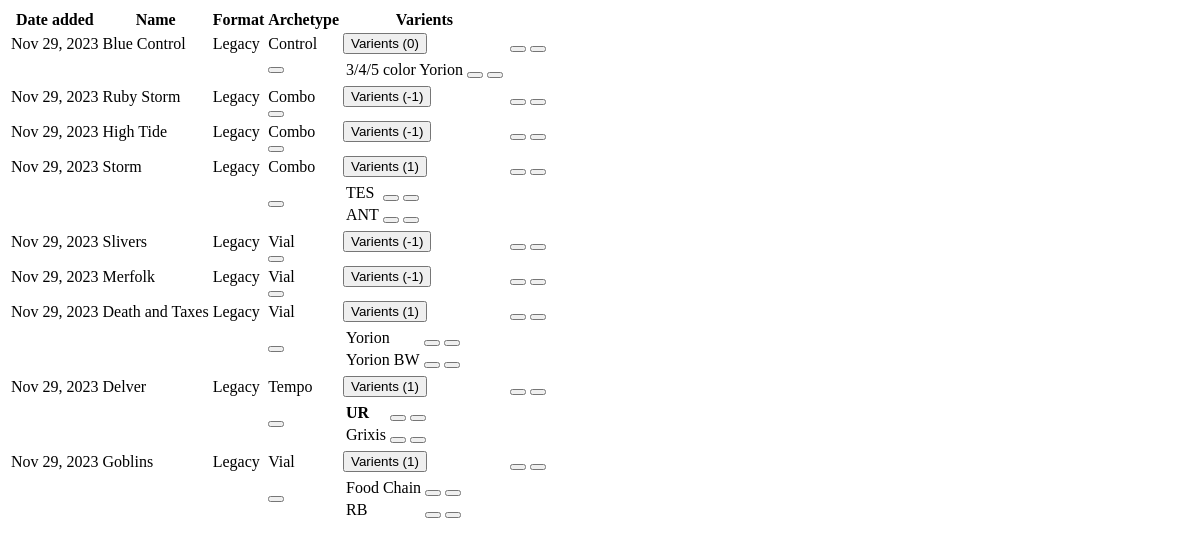
The app's page /decks_table, older data.
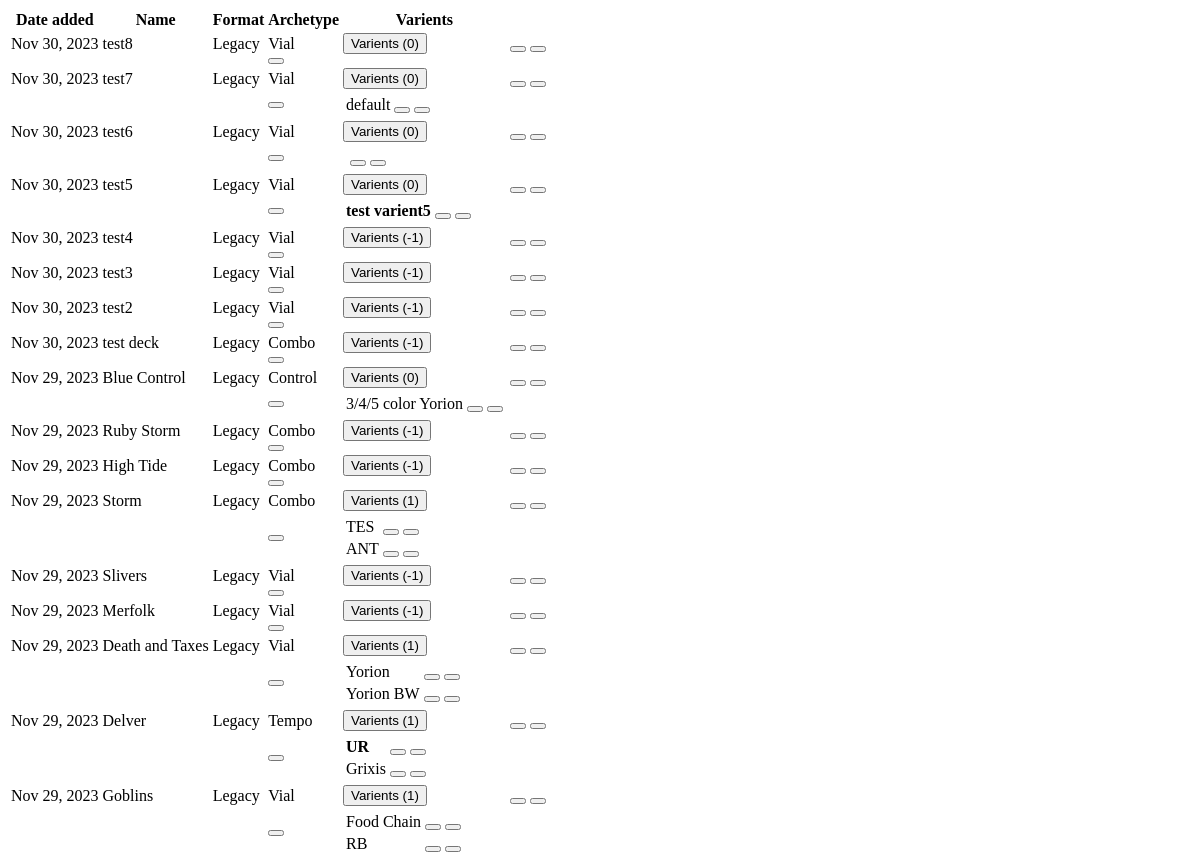
The same page, newer data.
### core/models.py (models this page shows, shortened)
class Deck(models.Model):
    name = models.CharField(verbose_name="deck name", max_length=25)
    mtgFormat = models.ForeignKey(MtgFormat, null=True, on_delete=models.CASCADE)
    archetype = models.ForeignKey(Archetype, null=True, on_delete=models.CASCADE)
    dateCreated = models.DateTimeField(default=timezone.now)

class MtgFormat(models.Model):
    name = models.CharField(max_length=200)
    def __str__(self):
        return self.name

class Archetype(models.Model):
    name = models.CharField(verbose_name="Archetype", max_length=40)
    mtgFormat = models.ForeignKey(MtgFormat, null=True, on_delete=models.CASCADE)
    def __str__(self):
        return str(self.name)

class Flavor(models.Model):
    name = models.CharField(max_length=30, default='none')
    deck = models.ForeignKey(Deck, null=True, on_delete=models.CASCADE, related_name="flavors")
    isdefault = models.BooleanField('default', default=False)

### core/views.py (the view)
# urls.py: path('decks_table', views.decks_table, name='decks_table'),
def decks_table(request):
    decks_list = Deck.objects.all().order_by('-dateCreated')
    context = {
        "decks": decks_list
    }
    return render(request, 'core/partials/decks/decks_table.html', context)

### core/templates/core/partials/decks/decks_table.html (shortened to what this page needs)
<table class="table table-hover">
    <thead>
        <th>Date added</th>
        <th>Name</th>
        <th>Format</th>
        <th>Archetype</th>
        <th>Varients</th>
        <th></th>
    </thead>
    <tbody>
        {% for deck in decks %}
            <tr>
                <td>{{ deck.dateCreated|date:"M d, Y" }}</td>
                <td>{{ deck.name }}</td>
                <td>{{ deck.mtgFormat }}</td>
                <td>{{ deck.archetype }}</td>
                <td>
                    <button class="btn btn-primary" type="button" data-bs-toggle="collapse" data-bs-target="#collapse{{deck.id}}">Varients ({{ deck.flavors.count|add:"-1" }})</button>
                </td>
                <td>
                    <button class='btn' hx-get="{% url 'edit_deck' deck.pk %}" hx-target="closest tr" hx-swap="outerHTML"></svg></button>
                    <button class='btn' hx-confirm='Are you Sure?' hx-target="closest tr" hx-swap="outerHTML swap:1s" hx-delete="{% url 'delete_deck' deck.pk %}"></button>
                </td>
            </tr>
            <tr class="collapse" id="collapse{{deck.id}}">
                <td></td>
                <td></td>
                <td></td>
                <td>
                    <button class='btn' hx-get="{% url 'add_varient' deck.pk %}" hx-target="next tbody" hx-swap="afterbegin">
                    </button>
                </td>
                <td>
                    <table class="table">
                        <tbody>
                            {% for flavor in deck.flavors.all %}
                                {% if flavor.name != "none" %}
                                    <tr>
                                        {% if flavor.isdefault %}
                                        <td>
                                            <strong>{{flavor.name}}</strong>
                                        </td>
                                        {% else %}
                                        <td>
                                                {{flavor.name}}
                                        </td>
                                        {% endif %}
                                        <td>
                                            <button class='btn' hx-get="{% url 'edit_flavor' flavor.pk %}" hx-target="closest tr" hx-swap="outerHTML"></button>
                                            <button class='btn' hx-confirm='Are you Sure?' hx-target="closest tr" hx-swap="outerHTML swap:1s" hx-delete="{% url 'delete_flavor' flavor.pk %}"></button>
                                        </td>
                                    </tr>
                                {% endif %}
                            {% endfor %}
                        </tbody>
                    </table>
                </td>
                <td></td>
            </tr>
        {% endfor %}
    </tbody>
</table>

Row changes from the older to the newer data that the page shows:
added Deck: dateCreated "Nov 30, 2023", name "test8", mtgFormat "Legacy", archetype "Vial", flavors.count|add "0"
added Deck: dateCreated "Nov 30, 2023", name "test7", mtgFormat "Legacy", archetype "Vial", flavors.count|add "0"
added Flavor: name "default", shown under "Nov 30, 2023"
added Deck: dateCreated "Nov 30, 2023", name "test6", mtgFormat "Legacy", archetype "Vial", flavors.count|add "0"
added Deck: dateCreated "Nov 30, 2023", name "test5", mtgFormat "Legacy", archetype "Vial", flavors.count|add "0"
added Flavor: name "test varient5", shown under "Nov 30, 2023"
added Deck: dateCreated "Nov 30, 2023", name "test4", mtgFormat "Legacy", archetype "Vial", flavors.count|add "-1"
added Deck: dateCreated "Nov 30, 2023", name "test3", mtgFormat "Legacy", archetype "Vial", flavors.count|add "-1"
added Deck: dateCreated "Nov 30, 2023", name "test2", mtgFormat "Legacy", archetype "Vial", flavors.count|add "-1"
added Deck: dateCreated "Nov 30, 2023", name "test deck", mtgFormat "Legacy", archetype "Combo", flavors.count|add "-1"
